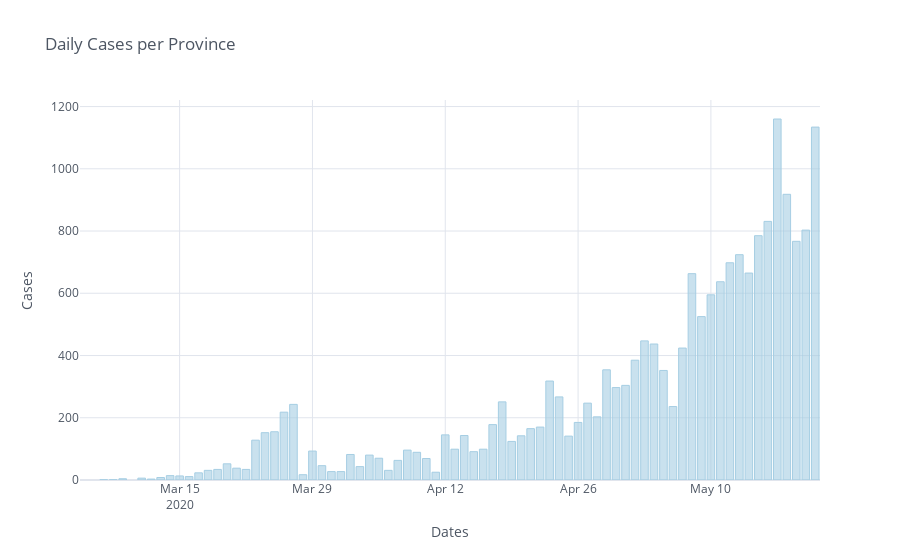

The notebook cell this image was saved under:
### Code cell
states['total'].diff().iplot(kind='bar', title='Daily Cases per Province', xTitle='Dates', yTitle='Cases', colors=colorscale)

### Figure 1 — Plotly figure (JSON) as saved in the notebook; plotly's stock layout.template omitted (floating-point values rounded to 4 significant figures)
{"data": [{"marker": {"color": "rgba(166, 206, 227, 0.6)", "line": {"color": "rgba(166, 206, 227, 1.0)", "width": 1}}, "name": "total", "orientation": "v", "text": "", "type": "bar", "x": ["2020-03-05", "2020-03-07", "2020-03-08", "2020-03-09", "2020-03-11", "2020-03-12", "2020-03-13", "2020-03-14", "2020-03-15", "2020-03-16", "2020-03-17", "2020-03-18", "2020-03-19", "2020-03-20", "2020-03-21", "2020-03-22", "2020-03-23", "2020-03-24", "2020-03-25", "2020-03-26", "2020-03-27", "2020-03-28", "2020-03-29", "2020-03-30", "2020-03-31", "2020-04-01", "2020-04-02", "2020-04-03", "2020-04-04", "2020-04-05", "2020-04-06", "2020-04-07", "2020-04-08", "2020-04-09", "2020-04-10", "2020-04-11", "2020-04-12", "2020-04-13", "2020-04-14", "2020-04-15", "2020-04-16", "2020-04-17", "2020-04-18", "2020-04-19", "2020-04-20", "2020-04-21", "2020-04-22", "2020-04-23", "2020-04-24", "2020-04-25", "2020-04-26", "2020-04-27", "2020-04-28", "2020-04-29", "2020-04-30", "2020-05-01", "2020-05-02", "2020-05-03", "2020-05-04", "2020-05-05", "2020-05-06", "2020-05-07", "2020-05-08", "2020-05-09", "2020-05-10", "2020-05-11", "2020-05-12", "2020-05-13", "2020-05-14", "2020-05-15", "2020-05-16", "2020-05-17", "2020-05-18", "2020-05-19", "2020-05-20", "2020-05-21"], "y": ["", 1, 1, 4, 6, 3, 8, 14, 13, 11, 23, 31, 34, 52, 38, 34, 128, 152, 155, 218, 243, 17, 93, 46, 27, 27, 82, 43, 80, 70, 31, 63, 96, 89, 69, 25, 145, 99, 143, 91, 99, 178, 251, 124, 142, 165, 170, 318, 267, 141, 185, 247, 203, 354, 297, 304, 385, 447, 437, 352, 236, 424, 663, 525, 595, 637, 698, 724, 665, 785, 831, 1160, 918, 767, 803, 1134]}], "layout": {"legend": {"bgcolor": "#FFFFFF", "font": {"color": "#4D5663"}}, "paper_bgcolor": "#FFFFFF", "plot_bgcolor": "#FFFFFF", "title": {"font": {"color": "#4D5663"}, "text": "Daily Cases per Province"}, "xaxis": {"gridcolor": "#E1E5ED", "showgrid": true, "tickfont": {"color": "#4D5663"}, "title": {"font": {"color": "#4D5663"}, "text": "Dates"}, "zerolinecolor": "#E1E5ED"}, "yaxis": {"gridcolor": "#E1E5ED", "showgrid": true, "tickfont": {"color": "#4D5663"}, "title": {"font": {"color": "#4D5663"}, "text": "Cases"}, "zerolinecolor": "#E1E5ED"}}}
